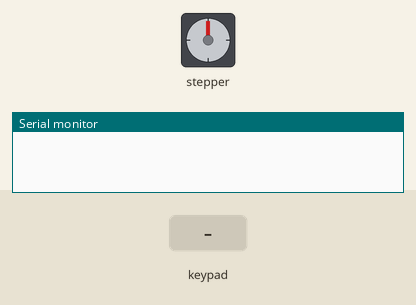
This sketch was run on a simulated Arduino Uno, built with avr-gcc and run on an emulated ATmega328P. On the bench: stepper motor, the last lines printed to the serial monitor. Inputs (shaded band) come from the test bench. Stepper angles assume 2048 steps per turn.

Above: at 1.2 s.
1.3 s: keypad keys 1 2 3 4 # pressed 0.4 s apart
At 3.35 s:
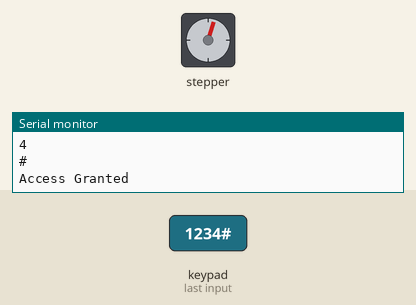
At 3.95 s:
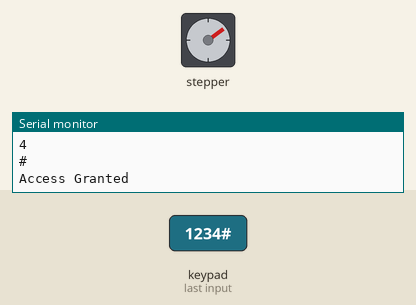
5.3 s: key 'C' pressed
At 5.46 s:
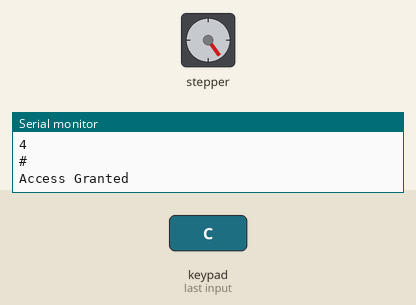
8.3 s: key '*' pressed
At 8.47 s:
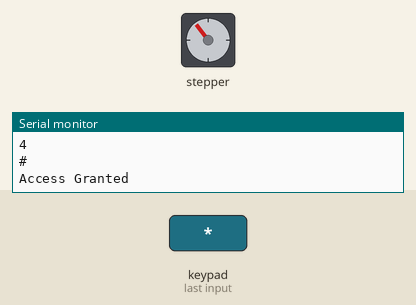
10.4 s: keypad keys 1 2 3 4 A pressed 0.4 s apart
13.9 s: key 'B' pressed
15.4 s: keypad keys 1 2 3 4 D pressed 0.4 s apart
Timing chart, 0 to 18.4 s (numbered marks = the images above; inputs shaded):
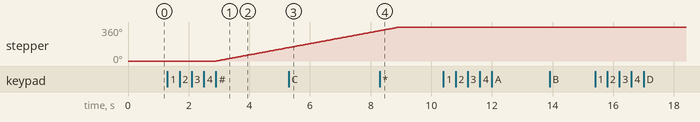

Measured:
- after the input at 1.3 s, stepper: keeps turning clockwise at about 60°/s, starting after 1.6 s

The sketch:

Project_36_Password_Lock.ino
```cpp
/*

Keye New RFID Starter Kit

Project 36

Password lock

Edit By Keyes

*/

#include <Keypad.h>

#include <Stepper.h>

// Number of steps for the stepper motor

const int stepsPerRevolution = 2048;

// Stepper motor setup

Stepper myStepper(stepsPerRevolution, 10, 11, 12, 13);

// Keypad layout setup

const byte ROWS = 4;

const byte COLS = 4;

char keys[ROWS][COLS] = {

{'4','8','C','*'},

{'3','7','B','#'},

{'2','6','A','0'},

{'1','5','9','D'}

};

byte rowPins[ROWS] = {9, 8, 7, 6}; //connect to the row pinouts of the keypad

byte colPins[COLS] = {5, 4, 3, 2}; //connect to the column pinouts of the keypad

Keypad keypad = Keypad(makeKeymap(keys), rowPins, colPins, ROWS, COLS);

// Preset password

const String password = "1234";

String inputPassword;

void setup() {

Serial.begin(9600);

myStepper.setSpeed(10); // Set the stepper motor speed

}

void loop() {

char key = keypad.getKey();

if (key) {

Serial.println(key);

if (key == '#') {

// End of input, verify password

if (inputPassword == password) {

Serial.println("Access Granted");

myStepper.step(stepsPerRevolution); // Rotate motor

} else {

Serial.println("Access Denied");

}

inputPassword = ""; // Reset input

} else if (key == '*') {

inputPassword = ""; // Clear input

} else {

inputPassword += key; // Store input characters

}

}

}
```
